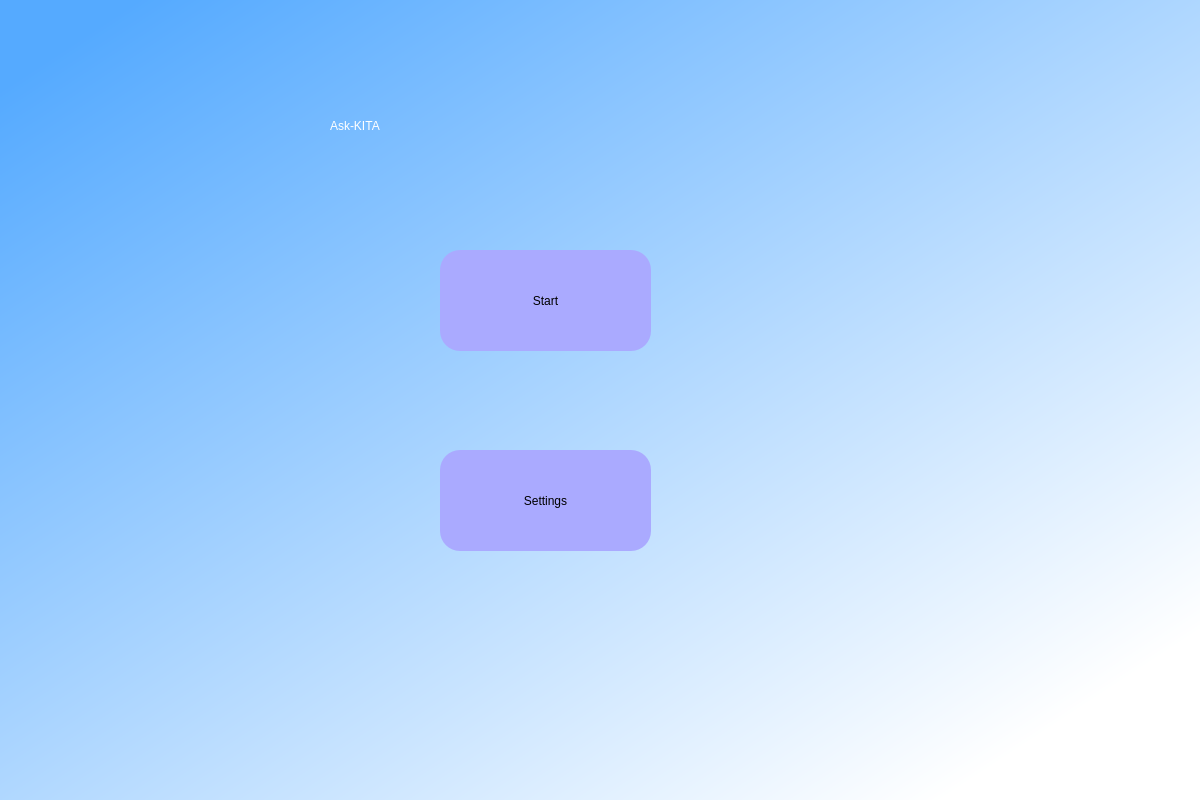
<?xml version="1.0" encoding="UTF-8"?>
<ui version="4.0">
 <class>Dialog</class>
 <widget class="QDialog" name="Dialog">
  <property name="geometry">
   <rect>
    <x>0</x>
    <y>0</y>
    <width>1200</width>
    <height>800</height>
   </rect>
  </property>
  <property name="windowTitle">
   <string>Dialog</string>
  </property>
  <widget class="QWidget" name="widget" native="true">
   <property name="geometry">
    <rect>
     <x>0</x>
     <y>0</y>
     <width>1201</width>
     <height>801</height>
    </rect>
   </property>
   <property name="styleSheet">
    <string notr="true">QWidget#widget{
background-color:qlineargradient(spread:pad, x1:0.0549451, y1:0.057, x2:0.884615, y2:0.896, stop:0 rgba(85, 170, 255, 255), stop:1 rgba(255, 255, 255, 255));}</string>
   </property>
   <widget class="QLabel" name="label">
    <property name="geometry">
     <rect>
      <x>330</x>
      <y>80</y>
      <width>501</width>
      <height>91</height>
     </rect>
    </property>
    <property name="styleSheet">
     <string notr="true">color: rgb(255, 255, 255);
font: 75 48pt &quot;MS Shell Dlg 2&quot;;</string>
    </property>
    <property name="text">
     <string>Ask-KITA</string>
    </property>
   </widget>
   <widget class="QPushButton" name="start">
    <property name="geometry">
     <rect>
      <x>440</x>
      <y>250</y>
      <width>211</width>
      <height>101</height>
     </rect>
    </property>
    <property name="styleSheet">
     <string notr="true">border-radius:20px;
font: 75 20pt &quot;MS Shell Dlg 2&quot;;

background-color: rgb(170, 170, 255)</string>
    </property>
    <property name="text">
     <string>Start</string>
    </property>
   </widget>
   <widget class="QPushButton" name="settings">
    <property name="geometry">
     <rect>
      <x>440</x>
      <y>450</y>
      <width>211</width>
      <height>101</height>
     </rect>
    </property>
    <property name="styleSheet">
     <string notr="true">border-radius:20px;
font: 75 20pt &quot;MS Shell Dlg 2&quot;;

background-color: rgb(170, 170, 255)</string>
    </property>
    <property name="text">
     <string>Settings</string>
    </property>
   </widget>
  </widget>
 </widget>
 <resources/>
 <connections/>
</ui>
